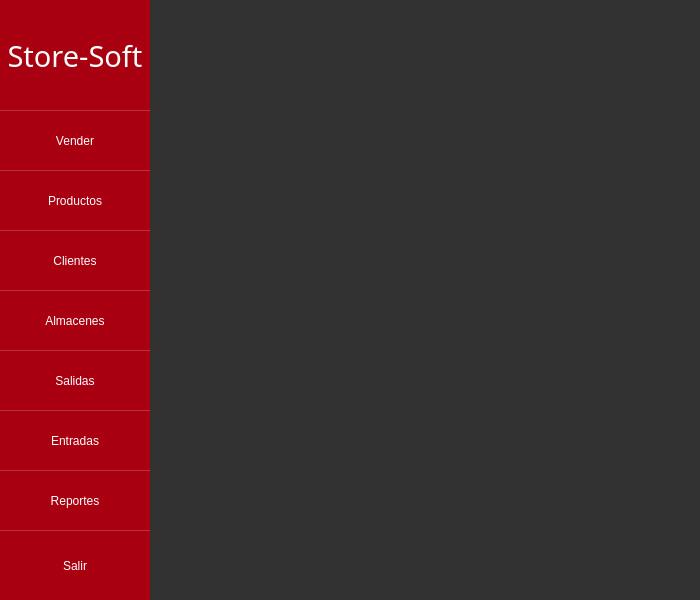
<?xml version="1.0" encoding="UTF-8"?>
<ui version="4.0">
 <class>mainWindow</class>
 <widget class="QMainWindow" name="mainWindow">
  <property name="geometry">
   <rect>
    <x>0</x>
    <y>0</y>
    <width>700</width>
    <height>600</height>
   </rect>
  </property>
  <property name="minimumSize">
   <size>
    <width>700</width>
    <height>600</height>
   </size>
  </property>
  <property name="maximumSize">
   <size>
    <width>700</width>
    <height>600</height>
   </size>
  </property>
  <property name="font">
   <font>
    <family>Avenir</family>
    <pointsize>14</pointsize>
   </font>
  </property>
  <property name="windowTitle">
   <string>StoreSoft - Principal</string>
  </property>
  <property name="styleSheet">
   <string notr="true">#mainWindow{
	background-color: rgb(50, 50, 50);
	border:none;
}
#Logo{
	color: rgb(255,255,255);
}
#menu{
	background-color: rgb(168, 0, 16);
	border:none;
}
.QPushButton{
	color: rgb(255, 255, 255);
	background-color: rgb(168, 0, 16);
	border: none;
	border-top: 1px solid rgba(255,255,255,50);
}
.QPushButton:hover{
	color: rgb(50,50,50);
	background-color: rgb(255, 255, 255);
}
#labelDerechos{
	color: rgb(255, 255, 255);
}</string>
  </property>
  <widget class="QWidget" name="centralwidget">
   <widget class="QFrame" name="menu">
    <property name="geometry">
     <rect>
      <x>0</x>
      <y>0</y>
      <width>150</width>
      <height>600</height>
     </rect>
    </property>
    <property name="minimumSize">
     <size>
      <width>150</width>
      <height>600</height>
     </size>
    </property>
    <property name="maximumSize">
     <size>
      <width>150</width>
      <height>600</height>
     </size>
    </property>
    <property name="frameShape">
     <enum>QFrame::StyledPanel</enum>
    </property>
    <property name="frameShadow">
     <enum>QFrame::Raised</enum>
    </property>
    <widget class="QPushButton" name="bSalir">
     <property name="geometry">
      <rect>
       <x>0</x>
       <y>530</y>
       <width>150</width>
       <height>71</height>
      </rect>
     </property>
     <property name="cursor">
      <cursorShape>PointingHandCursor</cursorShape>
     </property>
     <property name="text">
      <string>Salir</string>
     </property>
    </widget>
    <widget class="QPushButton" name="bReportes">
     <property name="geometry">
      <rect>
       <x>0</x>
       <y>470</y>
       <width>150</width>
       <height>60</height>
      </rect>
     </property>
     <property name="cursor">
      <cursorShape>PointingHandCursor</cursorShape>
     </property>
     <property name="text">
      <string>Reportes</string>
     </property>
    </widget>
    <widget class="QPushButton" name="bEntradas">
     <property name="geometry">
      <rect>
       <x>0</x>
       <y>410</y>
       <width>150</width>
       <height>60</height>
      </rect>
     </property>
     <property name="cursor">
      <cursorShape>PointingHandCursor</cursorShape>
     </property>
     <property name="text">
      <string>Entradas</string>
     </property>
    </widget>
    <widget class="QPushButton" name="bSalidas">
     <property name="geometry">
      <rect>
       <x>0</x>
       <y>350</y>
       <width>150</width>
       <height>60</height>
      </rect>
     </property>
     <property name="cursor">
      <cursorShape>PointingHandCursor</cursorShape>
     </property>
     <property name="text">
      <string>Salidas</string>
     </property>
    </widget>
    <widget class="QPushButton" name="bAlmacenes">
     <property name="geometry">
      <rect>
       <x>0</x>
       <y>290</y>
       <width>150</width>
       <height>60</height>
      </rect>
     </property>
     <property name="cursor">
      <cursorShape>PointingHandCursor</cursorShape>
     </property>
     <property name="text">
      <string>Almacenes</string>
     </property>
    </widget>
    <widget class="QPushButton" name="bClientes">
     <property name="geometry">
      <rect>
       <x>0</x>
       <y>230</y>
       <width>150</width>
       <height>60</height>
      </rect>
     </property>
     <property name="cursor">
      <cursorShape>PointingHandCursor</cursorShape>
     </property>
     <property name="text">
      <string>Clientes</string>
     </property>
    </widget>
    <widget class="QPushButton" name="bProductos">
     <property name="geometry">
      <rect>
       <x>0</x>
       <y>170</y>
       <width>150</width>
       <height>60</height>
      </rect>
     </property>
     <property name="cursor">
      <cursorShape>PointingHandCursor</cursorShape>
     </property>
     <property name="text">
      <string>Productos</string>
     </property>
    </widget>
    <widget class="QPushButton" name="bVender">
     <property name="geometry">
      <rect>
       <x>0</x>
       <y>110</y>
       <width>150</width>
       <height>60</height>
      </rect>
     </property>
     <property name="cursor">
      <cursorShape>PointingHandCursor</cursorShape>
     </property>
     <property name="text">
      <string>Vender</string>
     </property>
    </widget>
    <widget class="QLabel" name="Logo">
     <property name="geometry">
      <rect>
       <x>0</x>
       <y>0</y>
       <width>150</width>
       <height>111</height>
      </rect>
     </property>
     <property name="font">
      <font>
       <family>Avenir</family>
       <pointsize>22</pointsize>
      </font>
     </property>
     <property name="cursor">
      <cursorShape>ForbiddenCursor</cursorShape>
     </property>
     <property name="text">
      <string>Store-Soft</string>
     </property>
     <property name="alignment">
      <set>Qt::AlignCenter</set>
     </property>
    </widget>
   </widget>
   <widget class="QWidget" name="widgetZone" native="true">
    <property name="geometry">
     <rect>
      <x>150</x>
      <y>0</y>
      <width>551</width>
      <height>601</height>
     </rect>
    </property>
   </widget>
  </widget>
 </widget>
 <resources/>
 <connections/>
</ui>
